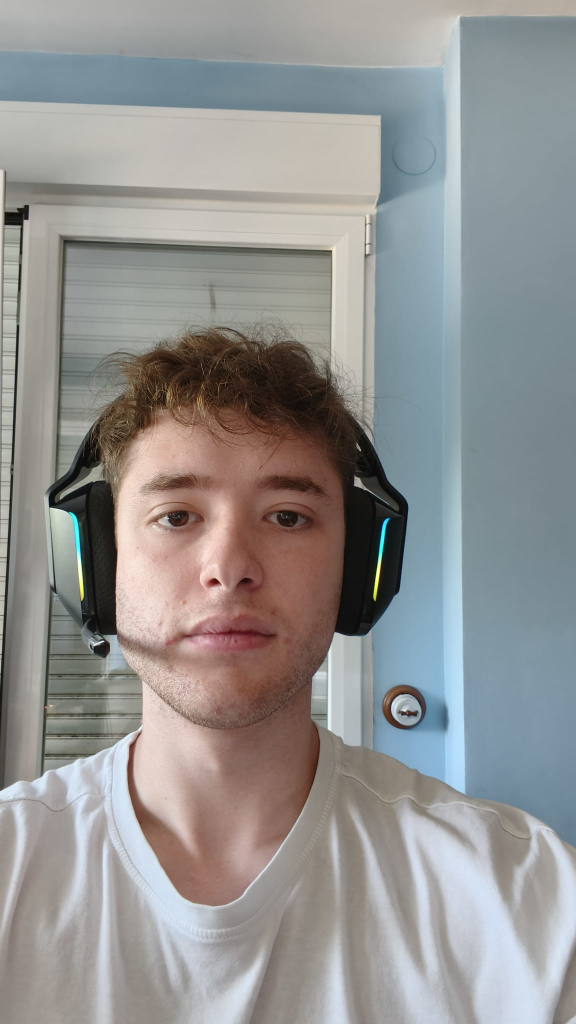
%> input picture practica4/cara_bonita_2.jpeg, 1152 x 2048 px (shown at 1/2 size)
$ octave ej3.m   (GNU Octave 9; MATLAB toolbox functions it lacks are replaced by stand-ins)
%> lines starting %> are read from the running program, lines starting %| are printed output that depends on the picture
clc; close all;

% [16 lines of commented-out code are left out]


cara = imread('cara_bonita_2.jpeg');
%> cara is the input picture: size 2048x1152x3 uint8; mean R, G, B 147.2, 146.9, 146
cara_2 = imread('cara_bonita_1.jpeg');
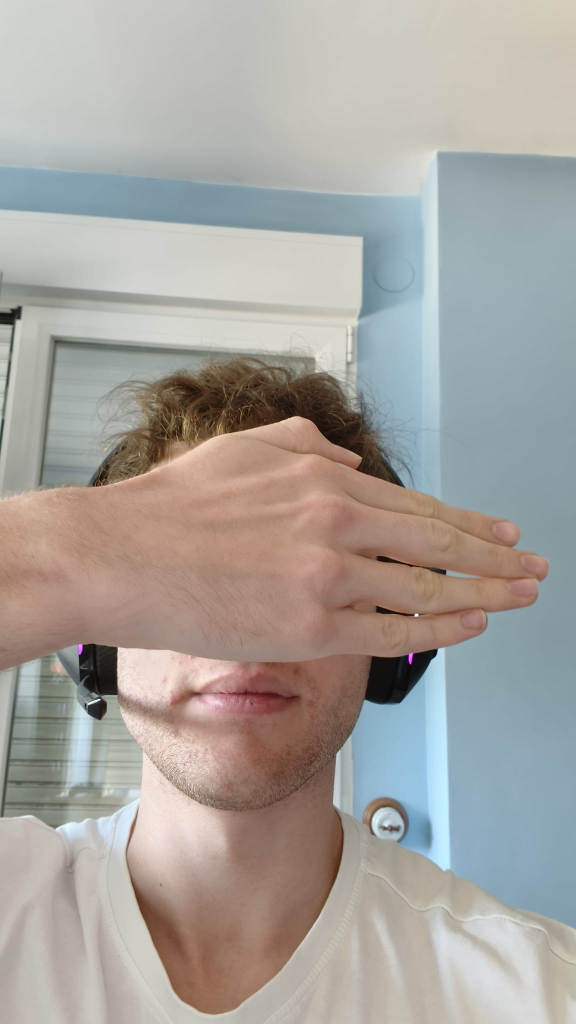
%> input picture practica4/cara_bonita_1.jpeg, 1152 x 2048 px (shown at 1/2 size)
%> cara_2 is the input picture: size 2048x1152x3 uint8; mean R, G, B 168.2, 163.8, 158.6
cara=im2double(cara);
%> cara: size 2048x1152x3 double
cara_2 = im2double(cara_2);
%> cara_2: size 2048x1152x3 double
%imshow(cara);
%imshow(cara_2);
ry=(985:1030);
rx=(273:648);
Yorg=900;
Xorg=461;
z1=cara(Yorg+ry,Xorg+rx,:);
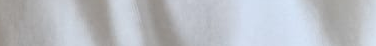
%> z1: size 46x376x3 double; mean R, G, B 0.73, 0.742, 0.766
Xdest=462;
Ydest=900;
z0=cara(Ydest+ry,Xdest+rx,:);

imshow(z0);
% [26 lines of commented-out code are left out]


% [110 lines left out: functions inv_lap, ver_lap, raised_cos, reduce, amplia, lap_pir and 1 more, not called in this run]
